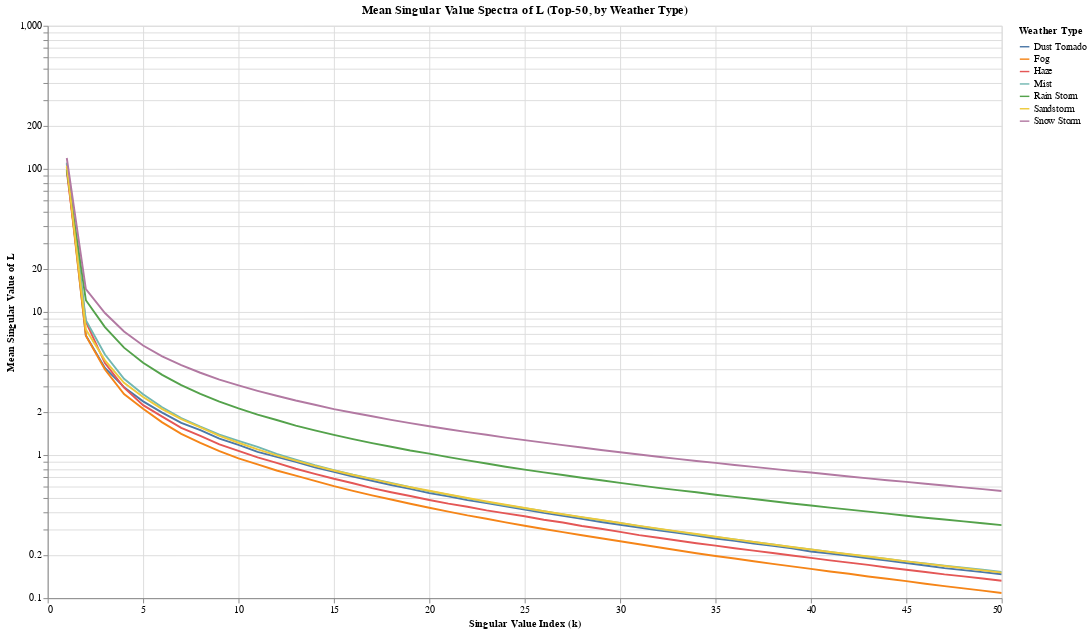

Notebook code cell kept with this figure:
### Code cell
chart_sv = (
    alt.Chart(df_sv)
    .mark_line(point=False)
    .encode(
        x=alt.X(
            "sv_index:Q",
            title="Singular Value Index (k)",
            axis=alt.Axis(tickMinStep=5)
        ),
        y=alt.Y(
            "sv_value:Q",
            title="Mean Singular Value of L",
            scale=alt.Scale(type="log")  # log-scale is usually best here
        ),
        color=alt.Color(
            "weather_label:N",
            title="Weather Type",
            legend=alt.Legend(orient="right")
        ),
        tooltip=[
            alt.Tooltip("weather_label:N", title="Weather"),
            alt.Tooltip("sv_index:Q", title="Index k"),
            alt.Tooltip("sv_value:Q", title="Mean σ_k", format=".3e")
        ]
    )
    .properties(
        width=1000,
        height=600,
        title="Mean Singular Value Spectra of L (Top-50, by Weather Type)"
    )
    .interactive()  # zoom/pan
)

chart_sv

### Figure 1 — Vega-Lite specification as saved in the notebook (floating-point values rounded to 4 significant figures; data arrays with more than 128 entries replaced by an {"elided": "..."} marker saying what was removed)
{"config": {"view": {"continuousWidth": 300, "continuousHeight": 300}}, "data": {"name": "data-731cdc578724c634184e40409a222a74"}, "mark": {"type": "line", "point": false}, "encoding": {"color": {"field": "weather_label", "legend": {"orient": "right"}, "title": "Weather Type", "type": "nominal"}, "tooltip": [{"field": "weather_label", "title": "Weather", "type": "nominal"}, {"field": "sv_index", "title": "Index k", "type": "quantitative"}, {"field": "sv_value", "format": ".3e", "title": "Mean σ_k", "type": "quantitative"}], "x": {"axis": {"tickMinStep": 5}, "field": "sv_index", "title": "Singular Value Index (k)", "type": "quantitative"}, "y": {"field": "sv_value", "scale": {"type": "log"}, "title": "Mean Singular Value of L", "type": "quantitative"}}, "height": 600, "params": [{"name": "param_4", "select": {"type": "interval", "encodings": ["x", "y"]}, "bind": "scales"}], "title": "Mean Singular Value Spectra of L (Top-50, by Weather Type)", "width": 1000, "$schema": "https://vega.github.io/schema/vega-lite/v5.20.1.json", "datasets": {"data-731cdc578724c634184e40409a222a74": {"elided": "350 records"}}}
